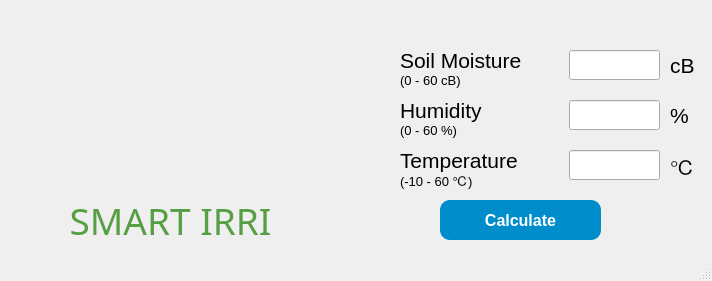
<?xml version="1.0" encoding="UTF-8"?>
<ui version="4.0">
 <class>MainWindow</class>
 <widget class="QMainWindow" name="MainWindow">
  <property name="geometry">
   <rect>
    <x>0</x>
    <y>0</y>
    <width>712</width>
    <height>281</height>
   </rect>
  </property>
  <property name="minimumSize">
   <size>
    <width>712</width>
    <height>281</height>
   </size>
  </property>
  <property name="maximumSize">
   <size>
    <width>712</width>
    <height>281</height>
   </size>
  </property>
  <property name="windowTitle">
   <string>Irrigation System</string>
  </property>
  <widget class="QWidget" name="centralwidget">
   <widget class="QLabel" name="label">
    <property name="geometry">
     <rect>
      <x>20</x>
      <y>10</y>
      <width>311</width>
      <height>171</height>
     </rect>
    </property>
    <property name="text">
     <string/>
    </property>
    <property name="pixmap">
     <pixmap>logo.png</pixmap>
    </property>
   </widget>
   <widget class="QLabel" name="label_2">
    <property name="geometry">
     <rect>
      <x>20</x>
      <y>200</y>
      <width>301</width>
      <height>41</height>
     </rect>
    </property>
    <property name="font">
     <font>
      <family>FlowerDeco</family>
      <pointsize>28</pointsize>
      <weight>50</weight>
      <bold>false</bold>
     </font>
    </property>
    <property name="styleSheet">
     <string notr="true">color: rgb(87, 159, 68);</string>
    </property>
    <property name="text">
     <string>SMART IRRI</string>
    </property>
    <property name="alignment">
     <set>Qt::AlignCenter</set>
    </property>
    <property name="indent">
     <number>-1</number>
    </property>
   </widget>
   <widget class="QLabel" name="label_3">
    <property name="geometry">
     <rect>
      <x>400</x>
      <y>40</y>
      <width>161</width>
      <height>40</height>
     </rect>
    </property>
    <property name="font">
     <font>
      <pointsize>16</pointsize>
     </font>
    </property>
    <property name="text">
     <string>Soil Moisture</string>
    </property>
   </widget>
   <widget class="QLineEdit" name="input_SoilMoisture">
    <property name="geometry">
     <rect>
      <x>569</x>
      <y>50</y>
      <width>91</width>
      <height>30</height>
     </rect>
    </property>
    <property name="font">
     <font>
      <pointsize>16</pointsize>
     </font>
    </property>
    <property name="text">
     <string/>
    </property>
   </widget>
   <widget class="QLabel" name="label_4">
    <property name="geometry">
     <rect>
      <x>400</x>
      <y>90</y>
      <width>151</width>
      <height>40</height>
     </rect>
    </property>
    <property name="font">
     <font>
      <pointsize>16</pointsize>
     </font>
    </property>
    <property name="text">
     <string>Humidity</string>
    </property>
   </widget>
   <widget class="QLineEdit" name="input_Humidity">
    <property name="geometry">
     <rect>
      <x>569</x>
      <y>100</y>
      <width>91</width>
      <height>30</height>
     </rect>
    </property>
    <property name="font">
     <font>
      <pointsize>16</pointsize>
     </font>
    </property>
   </widget>
   <widget class="QLabel" name="label_5">
    <property name="geometry">
     <rect>
      <x>400</x>
      <y>140</y>
      <width>171</width>
      <height>40</height>
     </rect>
    </property>
    <property name="font">
     <font>
      <pointsize>16</pointsize>
     </font>
    </property>
    <property name="text">
     <string>Temperature</string>
    </property>
   </widget>
   <widget class="QLineEdit" name="input_Temperature">
    <property name="geometry">
     <rect>
      <x>569</x>
      <y>150</y>
      <width>91</width>
      <height>30</height>
     </rect>
    </property>
    <property name="font">
     <font>
      <pointsize>16</pointsize>
     </font>
    </property>
   </widget>
   <widget class="QPushButton" name="btn_calculate">
    <property name="geometry">
     <rect>
      <x>440</x>
      <y>200</y>
      <width>161</width>
      <height>40</height>
     </rect>
    </property>
    <property name="font">
     <font>
      <pointsize>12</pointsize>
      <weight>75</weight>
      <bold>true</bold>
     </font>
    </property>
    <property name="styleSheet">
     <string notr="true">background-color: rgb(0, 141, 204);
color: rgb(255, 255, 255);
border-radius: 10px;</string>
    </property>
    <property name="text">
     <string>Calculate</string>
    </property>
    <property name="iconSize">
     <size>
      <width>32</width>
      <height>32</height>
     </size>
    </property>
   </widget>
   <widget class="QLabel" name="label_9">
    <property name="geometry">
     <rect>
      <x>360</x>
      <y>140</y>
      <width>31</width>
      <height>40</height>
     </rect>
    </property>
    <property name="text">
     <string/>
    </property>
    <property name="pixmap">
     <pixmap>hot.png</pixmap>
    </property>
   </widget>
   <widget class="QLabel" name="label_10">
    <property name="geometry">
     <rect>
      <x>360</x>
      <y>90</y>
      <width>41</width>
      <height>40</height>
     </rect>
    </property>
    <property name="text">
     <string/>
    </property>
    <property name="pixmap">
     <pixmap>humidity.png</pixmap>
    </property>
   </widget>
   <widget class="QLabel" name="label_11">
    <property name="geometry">
     <rect>
      <x>360</x>
      <y>40</y>
      <width>41</width>
      <height>40</height>
     </rect>
    </property>
    <property name="text">
     <string/>
    </property>
    <property name="pixmap">
     <pixmap>plant.png</pixmap>
    </property>
   </widget>
   <widget class="QLabel" name="label_6">
    <property name="geometry">
     <rect>
      <x>400</x>
      <y>70</y>
      <width>101</width>
      <height>20</height>
     </rect>
    </property>
    <property name="font">
     <font>
      <pointsize>10</pointsize>
     </font>
    </property>
    <property name="text">
     <string>(0 - 60 cB)</string>
    </property>
   </widget>
   <widget class="QLabel" name="label_7">
    <property name="geometry">
     <rect>
      <x>400</x>
      <y>120</y>
      <width>91</width>
      <height>20</height>
     </rect>
    </property>
    <property name="font">
     <font>
      <pointsize>10</pointsize>
     </font>
    </property>
    <property name="text">
     <string>(0 - 60 %)</string>
    </property>
   </widget>
   <widget class="QLabel" name="label_8">
    <property name="geometry">
     <rect>
      <x>400</x>
      <y>170</y>
      <width>101</width>
      <height>20</height>
     </rect>
    </property>
    <property name="font">
     <font>
      <pointsize>10</pointsize>
     </font>
    </property>
    <property name="text">
     <string>(-10 - 60 ℃)</string>
    </property>
   </widget>
   <widget class="QLabel" name="label_12">
    <property name="geometry">
     <rect>
      <x>670</x>
      <y>50</y>
      <width>41</width>
      <height>30</height>
     </rect>
    </property>
    <property name="font">
     <font>
      <pointsize>16</pointsize>
     </font>
    </property>
    <property name="text">
     <string>cB</string>
    </property>
   </widget>
   <widget class="QLabel" name="label_13">
    <property name="geometry">
     <rect>
      <x>670</x>
      <y>100</y>
      <width>41</width>
      <height>30</height>
     </rect>
    </property>
    <property name="font">
     <font>
      <pointsize>16</pointsize>
     </font>
    </property>
    <property name="text">
     <string>%</string>
    </property>
   </widget>
   <widget class="QLabel" name="label_14">
    <property name="geometry">
     <rect>
      <x>670</x>
      <y>150</y>
      <width>41</width>
      <height>30</height>
     </rect>
    </property>
    <property name="font">
     <font>
      <pointsize>16</pointsize>
     </font>
    </property>
    <property name="text">
     <string>℃</string>
    </property>
   </widget>
  </widget>
  <widget class="QStatusBar" name="statusbar"/>
 </widget>
 <resources/>
 <connections/>
</ui>
